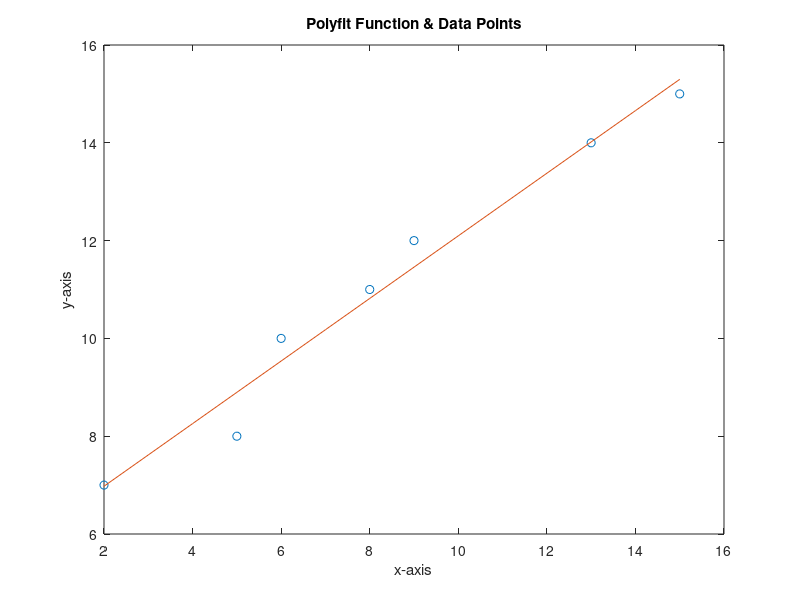

MATLAB code to generate this figure:
%{
Name: Cleophas Kalekem
Instructor: Praveen Chaturvedi
Date: 4/4/2017
%}

%{
Q3: 
x =[2 5 6 8 9 13 15]
y =[7 8 10 11 12 14 15]

a)	Use linear least-square regression to determine the coefficients
 m and b in the function y = mx + b that best fits the data
b)	Make a plot that shows the function and the data points
%}

%the function polyfit computes least-squares best fit of data points to a
%polynomial -> p = polyfit(x, y, n), where p is the vector of the
%coefficient of the polynomial that fits the data. x is a vector with
%horizontal coordinate of the data points (independent variable). y is a
%vector with the vertical coordinate of the data points (dependent
%variable). n is the degree of the polynomial

x = [2 5 6 8 9 13 15]; % x vector for x-axis data points
y = [7 8 10 11 12 14 15];% y vector for y-axis data points
p = polyfit(x,y,1); %a vector p using polyfit function. Degree of 1
m = p(1); % the value of m that best fits the data
b = p(2); %the value of b that best fits the data
fprintf('m = %.2f\n', m);
fprintf('b = %.2f\n', b);
xp = 2:1:15; %xp vector to be used for plotting the polynomial
yp = polyval(p, xp); %vector yp with values of the polynomial at each xp
plot(x,y,'o', xp, yp); %plot of the seven points and the polynomial
title('Polyfit Function & Data Points');
xlabel('x-axis');
ylabel('y-axis');





















